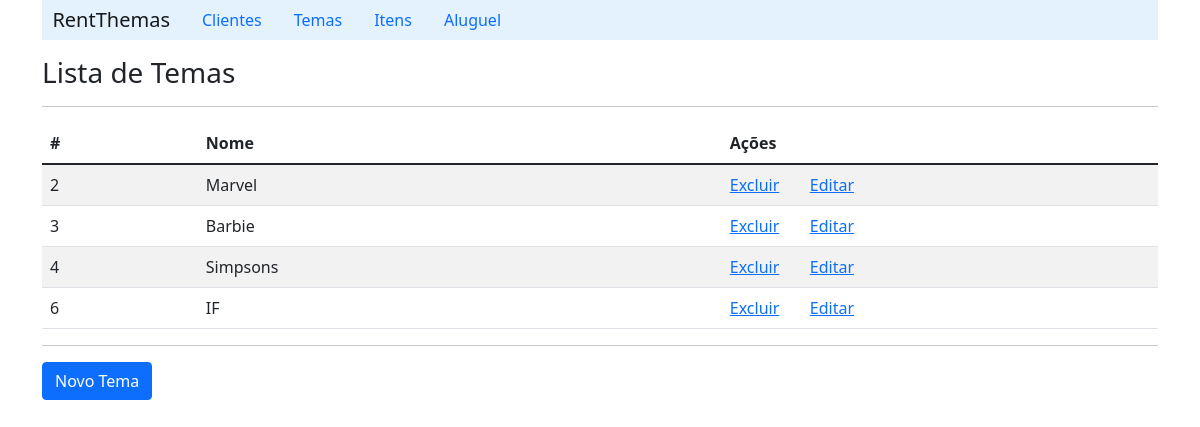
Screenshot of /listTema/ with the database file from the repository.
### api/models.py (models this page shows, shortened)
class Tema(models.Model):
    nome = models.CharField(max_length=50)
    valor_aluguel = models.DecimalField("Valor de aluguel",max_digits=6, decimal_places=2)
    cor = models.CharField(max_length=10)
    tema = models.ManyToManyField(Item)

### api/views.py (the view)
# urls.py: path('listTema/', temaview.list_tema),
    def list_tema(self, request):
        tema_list = TemaDAO.list_tema(request)
        context = {'tema_list': tema_list}
        return render(request, 'tema/listTema.html', context)

### api/daos.py (called while the page is built)
    def list_tema(self):
        tema_list = Tema.objects.all()
        return tema_list

### api/templates/tema/listTema.html (shortened to what this page needs)
{% extends "index.html" %}
    {% block content %}
        <h3>Lista de Temas</h3>
        <hr>
        <table class="table table-striped">
            {% if tema_list %}
                <thead>
                    <tr>
                        <th scope="col">#</th>
                        <th scope="col">Nome</th>
                        <th scope="col">Ações</th>
                        <th scope="col"></th>
                    </tr>
                </thead>
                {% for tema in tema_list%}
                    <tr>
                        <td>{{tema.id}}</td>
                        <td>{{tema.nome}}</td>
                        <td width='80'><a href="/deleteTema/{{tema.id}}">Excluir</a></td>
                        <td><a href="/detailTema/{{tema.id}}">Editar</a></td>
                    </tr>
                {% endfor %}
            {% else %}
                <p>Nenhum tema cadastrado!!</p>
            {%endif%}
        </table>
        <hr>
        <a class="btn btn-primary" href="/formTema">Novo Tema</a>
    {% endblock %}

### rows the page displays
Tema: id "2", nome "Marvel"
Tema: id "3", nome "Barbie"
Tema: id "4", nome "Simpsons"
Tema: id "6", nome "IF"
